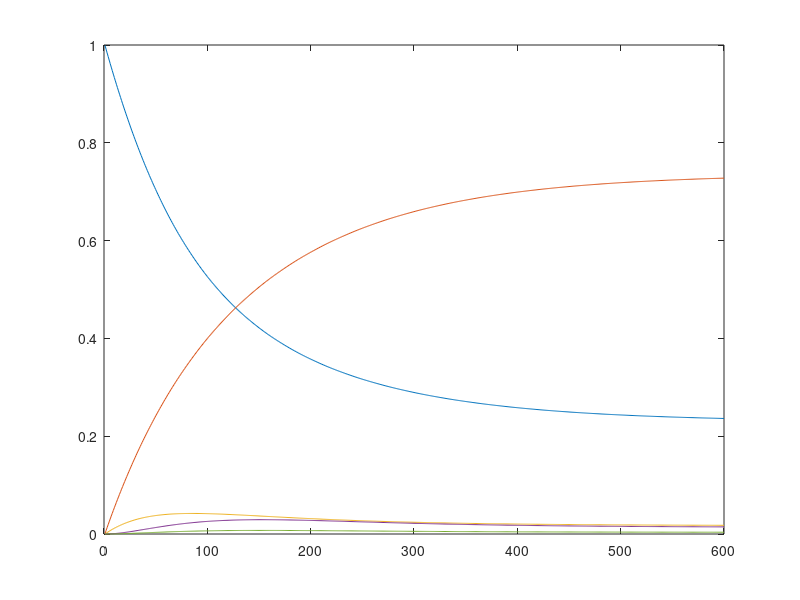

The MATLAB script that drew this image:
function solve_simple_suicideSD
%----------------------------------------------------------------------------------------------
% Solve suicide model in ODE system
%----------------------------------------------------------------------------------------------
global N Tmax  
global a0  ac ar aa b0 Ic Ia Ir c 

% a0 = internal growth rate (set to 1)
% ar = recovery program ES
% ac = community program ES
% aa = awareness program ES
% b0 = base rate of suicidal tendency from PD
% pn = proportion of non-suicidal that have PD
% pn0= baseline proportion
%----------------------------------------------------------------------------------------------
% CHANGE IN PD
% internal:  +a0*Sn*(pn0 - pn)
% community: -ac*Ic*Sn*pn
% recovery:  -ar*Ir*Sr
% 
% STOCKS
% non-suicidal: Sn
% suicidal:     Ss = b*Sn*pn
% recovery:     Sr = Ss
%
% FLOW RATE
% suicidal:     b  = b0*(1 - aa*Ia)
%
% EQUILIBRIUM
% a0*(pn0 - pn) = ac*Ic*pn + ar*Ir*(b*pn)
%           pn  = a0*pn0/[a0 + ac*Ic + ar*Ir*b] = pn0 (if no I)
%
% pn*Sn = pn*(N - Ss - Sr) = pn*(N - 2*Ss) = pn*(N - 2*b*Sn*pn)
%    Sn = N - 2*b*Sn*pn
%    Sn = N / (1 + 2*b*pn)
%----------------------------------------------------------------------------------------------
a0 = 0.1;
ar = 0.4;
ac = 0.6;
aa = 0.5;
b0 = 0.1;

Ir = 0.50;
Ic = 0.51;
Ia = 0.52;
c  = 0.0001;

pn0= 0.3;

Tmax = 12;                            % change yearly
N =  600;                            % number of time steps

tspan = linspace(0, Tmax, N); % unit: month

%% flags
W = [0.999 0.001 0 0 0];
[SnPD, SnnPD, Ss,SrPD, SrnPD] = rk_Suicide_SD( W);
figure(500),plot([SnPD;SnnPD ;Ss; SrPD; SrnPD]')


keyboard







function [SnPD, SnnPD, Ss,SrPD, SrnPD] = rk_Suicide_SD(W); 
%----------------------------------------------------------------------------------------------
% Runge-Kutta solver for the suicide ODEs
% W = Sn Ss Sr DE
%----------------------------------------------------------------------------------------------
global Tmax N                                            % Tmax = maximum time (months), N = number of time points

n    = size(W,1);                                        % number of samples
Tmin = 0;                                                % minimum time
h    = (Tmax - Tmin) / N;                                % time increment
SnPD   = zeros(n,N);
SnnPD   = zeros(n,N); Ss = SnPD; 
SrPD    = SnnPD;   SrnPD = SnnPD;                        % initialize the vecotors 
for i = 1:N                                              % for each time step   
    t       = Tmin + h*i;
%     SnPD(:,i) = max(W(:,1), 0);                        % stock of non suicidal with PD
%     SnnPD(:,i)= max(W(:,2), 0);                        % stock of suicidal without PD
%     Ss(:,i)   = max(W(:,3), 0);                        % stock of suicidal
%     SrPD(:,i) = max(W(:,4), 0);                        % stock of recovery with PD
%     SrnPD(:,i)= max(W(:,5), 0);                        % stock of recovery without PD
    SnPD(:,i) = W(:,1);                        % stock of non suicidal with PD
    SnnPD(:,i)= W(:,2);                        % stock of suicidal without PD
    Ss(:,i)   = W(:,3);                        % stock of suicidal
    SrPD(:,i) = W(:,4);                        % stock of recovery with PD
    SrnPD(:,i)= W(:,5);                        % stock of recovery without PD
    k1 = fdW(W);                                    % integrate one step using Runge-Kutta
    k2 = fdW(W + k1 * h/2);
    k3 = fdW( W + k2 * h/2);
    k4 = fdW( W + k3 * h);
    W  = W + (k1 + 2*k2 + 2*k3 + k4) * h/6;
end


function dW = fdW(W)
%----------------------------------------------------------------------------------------------
% COPEWELL ODE: 
%   dW/dt = fdW(t,W)
%   W     = Sn_PD Sn_nPD Ss Sr_Pd Sr_nPd
%----------------------------------------------------------------------------------------------

%----------------------------------------------------------------------------------------------
global a0  ac ar aa b0 Ic Ia Ir c          % parameters for stocks into AT

SnPD    = max(W(:,1), 0);                        % stock of non suicidal with PD
SnnPD   = max(W(:,2), 0);                        % stock of suicidal without PD
Ss      = max(W(:,3), 0);                        % stock of suicidal 
SrPD    = max(W(:,4), 0);                        % stock of recovery with PD
SrnPD   = max(W(:,5), 0);                        % stock of recovery without PD

SnPD    = W(:,1);                        % stock of non suicidal with PD
SnnPD   = W(:,2);                        % stock of suicidal without PD
Ss      = W(:,3);                        % stock of suicidal 
SrPD    = W(:,4);                        % stock of recovery with PD
SrnPD   = W(:,5);                        % stock of recovery without PD


% rate constant 
nnPD_nPD_rate      = a0;
nPD_nnPD_rate      = ac*Ic;
nPD_s_rate        = b0*(1 - aa*Ia);
s_rPD_rate         = 1-ar*Ir;
s_rnPD_rate        = (ar)*Ir;
rnPD_nnPD_rate     = 1;
rPD_nPD_rate       = 1;
s_suicide_rate     = c;

% flow 
nnPD_nPD_flow      = nnPD_nPD_rate .* SnnPD;
nPD_nnPD_flow      = nPD_nnPD_rate .* SnPD ;
nPD_s_flow         = nPD_s_rate    .* SnPD;
s_rPD_flow         = s_rPD_rate    .* Ss;
s_rnPD_flow        = s_rnPD_rate   .* Ss;
rnPD_nnPD_flow     = rnPD_nnPD_rate.* SrnPD;
rPD_nPD_flow       = rPD_nPD_rate  .* SrPD;
s_suicide_flow     = s_suicide_rate.* Ss;
birth_flow         = s_suicide_flow;



% Derivatives
dSnnPD = -nnPD_nPD_flow + nPD_nnPD_flow + rnPD_nnPD_flow + birth_flow;            % dSnnPD/dt
dSnPD  = -nPD_nnPD_flow - nPD_s_flow + nnPD_nPD_flow +rPD_nPD_flow;  
dSs    = -s_rPD_flow - s_rnPD_flow - s_suicide_flow + nPD_s_flow;
dSrPD  = - rPD_nPD_flow  + s_rPD_flow ;  
dSrnPD = -rnPD_nnPD_flow + s_rnPD_flow;   

if dSnnPD + SnnPD <= 0
    nnPD_nPD_flow = 0;
end
if dSnPD + SnPD <= 0
    nPD_nnPD_flow = 0;
    nPD_s_flow = 0;
end
if dSs + Ss <= 0
    s_rPD_flow = 0;
    s_rnPD_flow = 0;
    s_suicide_flow = 0;
end
if SrPD + dSrPD <= 0
    rPD_nPD_flow = 0;
end
if SrnPD + dSrnPD <= 0
    rnPD_nnPD_flow = 0;
end

dSnnPD = -nnPD_nPD_flow + nPD_nnPD_flow + rnPD_nnPD_flow + birth_flow;            % dSnnPD/dt
dSnPD  = -nPD_nnPD_flow - nPD_s_flow + nnPD_nPD_flow +rPD_nPD_flow;  
dSs    = -s_rPD_flow - s_rnPD_flow - s_suicide_flow + nPD_s_flow;
dSrPD  = - rPD_nPD_flow  + s_rPD_flow ;  
dSrnPD = -rnPD_nnPD_flow + s_rnPD_flow;   


dW(:,1) = dSnPD;  
dW(:,2) = dSnnPD; 
dW(:,3) = dSs;  
dW(:,4) = dSrPD; 
dW(:,5) = dSrnPD;

                                   
